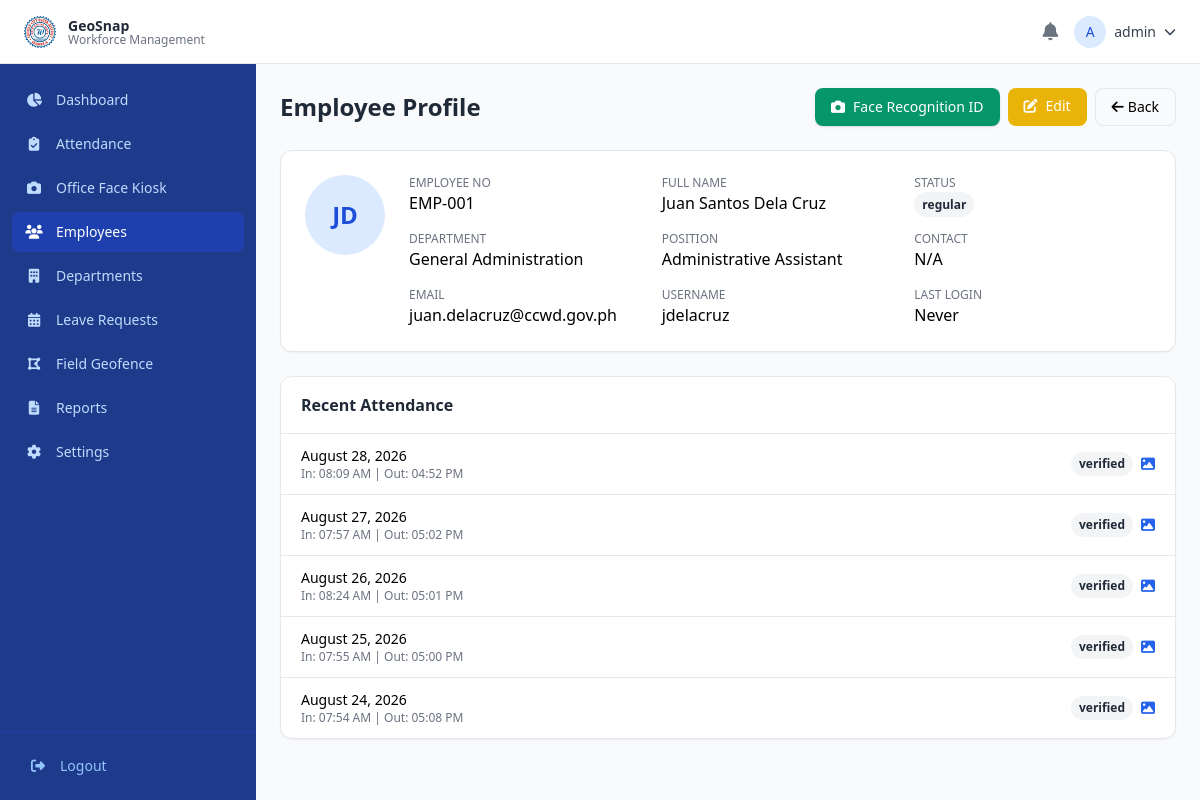
Screenshot of /index.php?page=employees-view&id=2 (signed in) with the database file from the repository.
### tables this page shows
CREATE TABLE `employees` (
  `id` INT UNSIGNED NOT NULL AUTO_INCREMENT,
  `user_id` INT UNSIGNED NOT NULL,
  `department_id` INT UNSIGNED DEFAULT NULL,
  `employee_no` VARCHAR(50) NOT NULL,
  `first_name` VARCHAR(100) NOT NULL,
  `last_name` VARCHAR(100) NOT NULL,
  `middle_name` VARCHAR(100) DEFAULT NULL,
  `position` VARCHAR(255) DEFAULT NULL,
  `contact_no` VARCHAR(50) DEFAULT NULL,
  `email` VARCHAR(255) DEFAULT NULL,
  `address` TEXT DEFAULT NULL,
  `employment_status` ENUM('regular','probationary','contractual','part-time') DEFAULT 'regular',
  `profile_pic` VARCHAR(255) DEFAULT NULL,
  `is_active` TINYINT(1) DEFAULT 1,
  `created_at` TIMESTAMP DEFAULT CURRENT_TIMESTAMP,
  `updated_at` TIMESTAMP DEFAULT CURRENT_TIMESTAMP ON UPDATE CURRENT_TIMESTAMP,
  PRIMARY KEY (`id`),
  UNIQUE KEY `uk_employees_no` (`employee_no`),
  UNIQUE KEY `uk_employees_user` (`user_id`),
  KEY `idx_employees_dept` (`department_id`),
  KEY `idx_employees_status` (`employment_status`),
  KEY `idx_employees_active` (`is_active`),
  CONSTRAINT `fk_employees_user` FOREIGN KEY (`user_id`) REFERENCES `users` (`id`) ON DELETE CASCADE ON UPDATE CASCADE,
  CONSTRAINT `fk_employees_dept` FOREIGN KEY (`department_id`) REFERENCES `departments` (`id`) ON DELETE SET NULL ON UPDATE CASCADE
);

CREATE TABLE `departments` (
  `id` INT UNSIGNED NOT NULL AUTO_INCREMENT,
  `name` VARCHAR(255) NOT NULL,
  `code` VARCHAR(50) DEFAULT NULL,
  `description` TEXT DEFAULT NULL,
  `is_active` TINYINT(1) DEFAULT 1,
  `created_at` TIMESTAMP DEFAULT CURRENT_TIMESTAMP,
  `updated_at` TIMESTAMP DEFAULT CURRENT_TIMESTAMP ON UPDATE CURRENT_TIMESTAMP,
  PRIMARY KEY (`id`),
  UNIQUE KEY `uk_departments_name` (`name`),
  KEY `idx_departments_active` (`is_active`)
);

CREATE TABLE `users` (
  `id` INT UNSIGNED NOT NULL AUTO_INCREMENT,
  `role_id` INT UNSIGNED NOT NULL,
  `username` VARCHAR(100) NOT NULL,
  `email` VARCHAR(255) NOT NULL,
  `password` VARCHAR(255) NOT NULL,
  `remember_token` VARCHAR(255) DEFAULT NULL,
  `reset_token` VARCHAR(255) DEFAULT NULL,
  `reset_expires` DATETIME DEFAULT NULL,
  `is_active` TINYINT(1) DEFAULT 1,
  `last_login` DATETIME DEFAULT NULL,
  `created_at` TIMESTAMP DEFAULT CURRENT_TIMESTAMP,
  `updated_at` TIMESTAMP DEFAULT CURRENT_TIMESTAMP ON UPDATE CURRENT_TIMESTAMP,
  PRIMARY KEY (`id`),
  UNIQUE KEY `uk_users_username` (`username`),
  UNIQUE KEY `uk_users_email` (`email`),
  KEY `idx_users_role` (`role_id`),
  KEY `idx_users_active` (`is_active`),
  CONSTRAINT `fk_users_role` FOREIGN KEY (`role_id`) REFERENCES `roles` (`id`) ON DELETE RESTRICT ON UPDATE CASCADE
);

CREATE TABLE `attendance` (
  `id` INT UNSIGNED NOT NULL AUTO_INCREMENT,
  `employee_id` INT UNSIGNED NOT NULL,
  `date` DATE NOT NULL,
  `time_in` DATETIME DEFAULT NULL,
  `time_out` DATETIME DEFAULT NULL,
  `break_in` DATETIME DEFAULT NULL,
  `break_out` DATETIME DEFAULT NULL,
  `time_in_lat` DECIMAL(10,7) DEFAULT NULL,
  `time_in_lng` DECIMAL(10,7) DEFAULT NULL,
  `time_out_lat` DECIMAL(10,7) DEFAULT NULL,
  `time_out_lng` DECIMAL(10,7) DEFAULT NULL,
  `break_in_lat` DECIMAL(10,7) DEFAULT NULL,
  `break_in_lng` DECIMAL(10,7) DEFAULT NULL,
  `break_out_lat` DECIMAL(10,7) DEFAULT NULL,
  `break_out_lng` DECIMAL(10,7) DEFAULT NULL,
  `time_in_status` ENUM('verified','outside','pending') DEFAULT 'pending',
  `time_out_status` ENUM('verified','outside','pending') DEFAULT 'pending',
  `break_in_status` ENUM('verified','outside','pending') DEFAULT 'pending',
  `break_out_status` ENUM('verified','outside','pending') DEFAULT 'pending',
  `time_in_photo` VARCHAR(255) DEFAULT NULL,
  `time_out_photo` VARCHAR(255) DEFAULT NULL,
  `break_in_photo` VARCHAR(255) DEFAULT NULL,
  `break_out_photo` VARCHAR(255) DEFAULT NULL,
  `time_in_method` VARCHAR(20) DEFAULT 'polygon',
  `time_out_method` VARCHAR(20) DEFAULT 'polygon',
  `break_in_method` VARCHAR(20) DEFAULT 'polygon',
  `break_out_method` VARCHAR(20) DEFAULT 'polygon',
  `device_info` TEXT DEFAULT NULL,
  `browser_info` TEXT DEFAULT NULL,
  `remarks` TEXT DEFAULT NULL,
  `worked_minutes` INT UNSIGNED NOT NULL DEFAULT 0,
  `tardiness_minutes` INT UNSIGNED NOT NULL DEFAULT 0,
  `undertime_minutes` INT UNSIGNED NOT NULL DEFAULT 0,
  `deficiency_minutes` INT UNSIGNED NOT NULL DEFAULT 0,
  `overtime_minutes` INT UNSIGNED NOT NULL DEFAULT 0,
  `csc_status` VARCHAR(50) DEFAULT NULL,
  `computed_at` DATETIME DEFAULT NULL,
  `created_at` TIMESTAMP DEFAULT CURRENT_TIMESTAMP,
  `updated_at` TIMESTAMP DEFAULT CURRENT_TIMESTAMP ON UPDATE CURRENT_TIMESTAMP,
  PRIMARY KEY (`id`),
  UNIQUE KEY `uk_attendance_date` (`employee_id`, `date`),
  KEY `idx_attendance_date` (`date`),
  KEY `idx_attendance_employee` (`employee_id`),
  CONSTRAINT `fk_attendance_employee` FOREIGN KEY (`employee_id`) REFERENCES `employees` (`id`) ON DELETE CASCADE ON UPDATE CASCADE
);

### includes/security.php (called while the page is built, shortened)
<?php
function escapeOutput($data) {
    return htmlspecialchars($data, ENT_QUOTES | ENT_HTML5, 'UTF-8');
}

### modules/employees/view.php (the view, shortened to what this page needs)
<?php
$id = intval($_GET['id'] ?? 0);
$stmt = $db->prepare("
    SELECT e.*, d.name as department_name, u.username, u.email as user_email, u.last_login, u.is_active
    FROM employees e
    JOIN users u ON e.user_id = u.id
    LEFT JOIN departments d ON e.department_id = d.id
    WHERE e.id = ?
");
$stmt->execute([$id]);
$emp = $stmt->fetch();
$recentAtt = $db->prepare("SELECT * FROM attendance WHERE employee_id = ? ORDER BY date DESC LIMIT 5");
$recentAtt->execute([$id]);
$recentAtt = $recentAtt->fetchAll();
?>
<div class="max-w-4xl mx-auto space-y-6">
    <div class="flex items-center justify-between">
        <h1 class="text-2xl font-bold text-gray-800">Employee Profile</h1>
        <div class="flex space-x-2">
            <button onclick="openFaceEnrollModal(<?= $id ?>, '<?= addslashes(escapeOutput($emp['first_name'] . ' ' . $emp['last_name'])) ?>')" class="px-4 py-2 bg-emerald-600 text-white rounded-lg text-sm hover:bg-emerald-700 shadow flex items-center"><i class="fas fa-camera mr-2"></i>Face Recognition ID</button>
            <a href="<?= APP_URL ?>/index.php?page=employees-edit&id=<?= $id ?>" class="px-4 py-2 bg-yellow-500 text-white rounded-lg text-sm hover:bg-yellow-600"><i class="fas fa-edit mr-2"></i>Edit</a>
            <a href="<?= APP_URL ?>/index.php?page=employees" class="px-4 py-2 border rounded-lg text-sm hover:bg-gray-50"><i class="fas fa-arrow-left mr-1"></i>Back</a>
        </div>
    </div>
    <div class="bg-white rounded-xl shadow-sm border p-6">
        <div class="flex items-start space-x-6">
            <div class="w-20 h-20 bg-blue-100 rounded-full flex items-center justify-center flex-shrink-0">
                <span class="text-2xl font-bold text-blue-700"><?= strtoupper(substr($emp['first_name'], 0, 1) . substr($emp['last_name'], 0, 1)) ?></span>
            </div>
            <div class="flex-1 grid grid-cols-1 md:grid-cols-3 gap-4">
                <div>
                    <p class="text-xs text-gray-500 uppercase">Employee No</p>
                    <p class="font-medium"><?= escapeOutput($emp['employee_no']) ?></p>
                </div>
                <div>
                    <p class="text-xs text-gray-500 uppercase">Full Name</p>
                    <p class="font-medium"><?= escapeOutput($emp['first_name'] . ' ' . ($emp['middle_name'] ? $emp['middle_name'] . ' ' : '') . $emp['last_name']) ?></p>
                </div>
                <div>
                    <p class="text-xs text-gray-500 uppercase">Status</p>
                    <p><?= getStatusBadge($emp['employment_status']) ?></p>
                </div>
                <div>
                    <p class="text-xs text-gray-500 uppercase">Department</p>
                    <p class="font-medium"><?= escapeOutput($emp['department_name'] ?? 'N/A') ?></p>
                </div>
                <div>
                    <p class="text-xs text-gray-500 uppercase">Position</p>
                    <p class="font-medium"><?= escapeOutput($emp['position'] ?? 'N/A') ?></p>
                </div>
                <div>
                    <p class="text-xs text-gray-500 uppercase">Contact</p>
                    <p class="font-medium"><?= escapeOutput($emp['contact_no'] ?? 'N/A') ?></p>
                </div>
                <div>
                    <p class="text-xs text-gray-500 uppercase">Email</p>
                    <p class="font-medium"><?= escapeOutput($emp['user_email'] ?? 'N/A') ?></p>
                </div>
                <div>
                    <p class="text-xs text-gray-500 uppercase">Username</p>
                    <p class="font-medium"><?= escapeOutput($emp['username']) ?></p>
                </div>
                <div>
                    <p class="text-xs text-gray-500 uppercase">Last Login</p>
                    <p class="font-medium"><?= $emp['last_login'] ? formatDateTime($emp['last_login']) : 'Never' ?></p>
                </div>
            </div>
        </div>
    </div>
    <div class="bg-white rounded-xl shadow-sm border">
        <div class="px-5 py-4 border-b"><h3 class="font-semibold text-gray-800">Recent Attendance</h3></div>
        <div class="divide-y">
            <?php if (empty($recentAtt)): ?>
            <p class="p-4 text-sm text-gray-500 text-center">No attendance records</p>
            <?php else: foreach ($recentAtt as $a): ?>
            <div class="px-5 py-3 flex items-center justify-between">
                <div>
                    <p class="text-sm font-medium"><?= formatDate($a['date']) ?></p>
                    <p class="text-xs text-gray-500">In: <?= $a['time_in'] ? formatTime($a['time_in']) : '--' ?> | Out: <?= $a['time_out'] ? formatTime($a['time_out']) : '--' ?></p>
                </div>
                <div class="flex items-center space-x-2">
                    <?= getStatusBadge($a['time_in_status'] ?? 'pending') ?>
                    <a href="<?= APP_URL ?>/index.php?page=attendance-evidence&id=<?= $a['id'] ?>" class="text-blue-600 hover:text-blue-800 text-sm" title="View Evidence"><i class="fas fa-image"></i></a>
                </div>
            </div>
            <?php endforeach; endif; ?>
        </div>
    </div>
</div>

### includes/functions.php (shortened to what this page needs)
<?php
function formatDate($date, $format = 'F j, Y') {
    $dt = new DateTime($date);
    return $dt->format($format);
}
function formatTime($date, $format = 'h:i A') {
    $dt = new DateTime($date);
    return $dt->format($format);
}
function getStatusBadge($status) {
    $map = [
        'verified'  => '<span class="px-2 py-1 text-xs font-semibold rounded-full bg-green-100 text-green-800">Verified</span>',
        'inside'    => '<span class="px-2 py-1 text-xs font-semibold rounded-full bg-green-100 text-green-800">Inside</span>',
        'outside'   => '<span class="px-2 py-1 text-xs font-semibold rounded-full bg-red-100 text-red-800">Outside</span>',
        'pending'   => '<span class="px-2 py-1 text-xs font-semibold rounded-full bg-yellow-100 text-yellow-800">Pending</span>',
        'approved'  => '<span class="px-2 py-1 text-xs font-semibold rounded-full bg-green-100 text-green-800">Approved</span>',
        'rejected'  => '<span class="px-2 py-1 text-xs font-semibold rounded-full bg-red-100 text-red-800">Rejected</span>',
        'cancelled' => '<span class="px-2 py-1 text-xs font-semibold rounded-full bg-gray-100 text-gray-800">Cancelled</span>',
        'active'    => '<span class="px-2 py-1 text-xs font-semibold rounded-full bg-green-100 text-green-800">Active</span>',
        'inactive'  => '<span class="px-2 py-1 text-xs font-semibold rounded-full bg-red-100 text-red-800">Inactive</span>',
    ];
    return $map[strtolower($status)] ?? '<span class="px-2 py-1 text-xs font-semibold rounded-full bg-gray-100 text-gray-800">' . escapeOutput($status) . '</span>';
}

### rows the page displays
employees: first_name+last_name "JD", employee_no "EMP-001", first_name+middle_name+last_name "Juan Santos Dela Cruz", employment_status "regular", department.name "General Administration", position "Administrative Assistant", contact_no "N/A", user.email "juan.delacruz@ccwd.gov.ph", user.username "jdelacruz"
attendance: date "August 28, 2026", time_in "08:09 AM", time_out "04:52 PM", time_in_status "verified"
attendance: date "August 27, 2026", time_in "07:57 AM", time_out "05:02 PM", time_in_status "verified"
attendance: date "August 26, 2026", time_in "08:24 AM", time_out "05:01 PM", time_in_status "verified"
attendance: date "August 25, 2026", time_in "07:55 AM", time_out "05:00 PM", time_in_status "verified"
attendance: date "August 24, 2026", time_in "07:54 AM", time_out "05:08 PM", time_in_status "verified"

### other values shown
substr($_SESSION['username'] ?? 'U', 0, 1) "A"
escapeOutput($_SESSION['username'] ?? 'User') "admin"
$item['label'] "Dashboard"
$item['label'] "Attendance"
$item['label'] "Office Face Kiosk"
$item['label'] "Employees"
$item['label'] "Departments"
$item['label'] "Leave Requests"
$item['label'] "Field Geofence"
$item['label'] "Reports"
$item['label'] "Settings"
